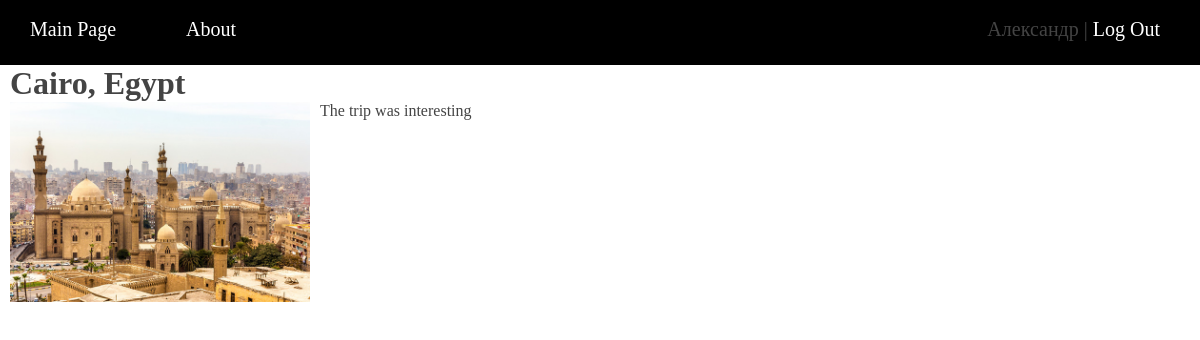
The app's page /place/8/ (signed in) with its own data.
### placesremember_app/models.py (models this page shows, shortened)
class Place(models.Model):
    title = models.CharField(max_length=250, blank=False, verbose_name="Place Title")
    photo = models.ImageField(
        upload_to="photos/", blank=True, verbose_name="Place Photo"
    )
    content = models.TextField(default="", blank=True, verbose_name="Comment")
    time_create = models.DateTimeField(auto_now_add=True, verbose_name="Creation Time")
    time_update = models.DateTimeField(auto_now=True, verbose_name="Change Time")
    user_id = models.ForeignKey(
        User, on_delete=models.CASCADE, blank=False, verbose_name="User ID"
    )
    lon = models.FloatField(default=0.0)
    lat = models.FloatField(default=0.0)
    def __str__(self):
        return f"{self.title}"
    class Meta:
        verbose_name = "Place"
        ordering = ["id"]

### placesremember_app/views.py (the view)
# urls.py: path("place/<int:place_id>/", ShowPlace.as_view(), name="place"),
class ShowPlace(DataMixin, DetailView):
    model = Place
    template_name = "showplace.html"
    pk_url_kwarg = "place_id"
    context_object_name = "place"
    def get_context_data(self, *, object_list=None, **kwargs):
        context = super().get_context_data(**kwargs)
        place_data = self.get_user_context(title=context["place"])
        return dict(list(context.items()) + list(place_data.items()))

### placesremember_app/utils.py (called while the page is built)
    def get_user_context(self, **kwargs):
        context = kwargs
        context["menu"] = menu
        return context

### templates/showplace.html (shortened to what this page needs)
{% extends 'base.html' %}
{% load account %}
{% block content %}
{% if request.user.id == place.user_id_id %}
    <div class="show-place">
       <h1 style="margin-left: 10px;">{{ place.title }}</h1>
        {% if place.photo %}
            <div class="place-photo">
                <p><img class="img-article-left thumb" src="{{ place.photo.url }}"></p>
            </div>
        {% endif %}
        <p>{{ place.content }}</p>
    </div>
    <br>
{% endif %}
{% endblock %}

### templates/base.html (shortened to what this page needs)
{% load static %}
{% load i18n %}
<!DOCTYPE html>
<html lang="en">
<head>
    <link rel="stylesheet" href="{% static 'css/style.css' %}" type="text/css">
</head>
<body>
{% block mainmenu %}
<div class="header">
    <ul id="mainmenu" class="mainmenu">
        {% for tab in menu %}
            <li><a href="{% url tab.url_name %}">{{ tab.title }}</a></li>
        {% endfor %}
        {% if request.user.is_authenticated %}
            {% if not user.first_name %}
                <li class="last"> {{ user.username }} | <a href="{% url 'account_logout' %}">Log Out</a></li>
            {% else %}
                <li class="last"> {{ user.first_name }} | <a href="{% url 'account_logout' %}">Log Out</a></li>
            {% endif %}
        {% endif %}
    </ul>
</div>
{% endblock mainmenu %}
{% block content %}
{% endblock %}
</body>
</html>

### placesremember_app/static/css/style.css (style rules this page uses)
* { margin: 0; padding: 0; }
html, body { font-family: Poppins-Medium; margin: 0; padding: 0; height: 100%; width: 100%; color: #444; }
a { color: #ffffff; text-decoration: none; }
img { max-width: 600px; height: auto; }
img.img-article-left { max-width: 300px; height: auto; float: left; padding: 0 10px 10px 0; margin-left: 10px; }
img.img-article-left.thumb { max-width: 300px; height: auto; }
.header { background: #000000; height: 65px; }
ul.mainmenu { list-style: none; margin: 0; padding: 0; height: 60px; color: #fffff; font-size: 20px; overflow: hidden; }
ul.mainmenu li { float: left; margin: 18px 40px 0 30px; }
ul.mainmenu li.last { float: right; }
ul.mainmenu li a { color: #fffff; text-decoration: none; }

### records on screen
Place: title "Cairo, Egypt", photo (picture), content "The trip was interesting"

### other values on screen
{{ tab.title }} "Main Page" "About"
{{ user.first_name }} "Александр"
